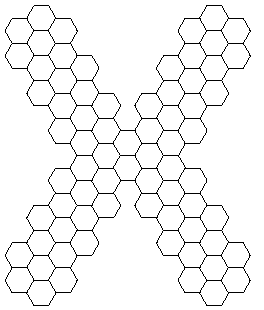
#> input picture riXkudo_empty.png, 264 x 310 px
$ jupyter execute parse_picture.ipynb   (shell and % lines are left out)
#> lines starting #> are read from the running program, lines starting #| are printed output that depends on the picture
[cell 1]
import matplotlib.pyplot as plt
import numpy as np
from matplotlib import image
import numpy.linalg as la

[cell 2]
img = image.imread("riXkudo_empty.png")
#> img is the input picture: shape (310, 264, 4) float32; mean R, G, B, A 0.443, 0.443, 0.443, 0.488
width, height, _ = img.shape
#> width = 310; height = 264
colors = {tuple(img[(x, y)]) for x in range(width) for y in range(height)}
#> colors = 3 items
print(colors)
#| {(0.0, 0.0, 0.0, 1.0), (1.0, 1.0, 1.0, 1.0), (0.0, 0.0, 0.0, 0.0)}

[cell 3]
white_col = (1, 1, 1, 1)

def same_col(col_a, col_b):
    return np.all(col_a == col_b)

visited = np.zeros((width, height), dtype=bool)

def neighbours(vertex):
    for dx, dy in [(-1, 0), (1, 0), (0, -1), (0, 1)]:
        new_vertex = (vertex[0] + dx, vertex[1] + dy)
        if new_vertex[0] >= 0 and new_vertex[0] < width and new_vertex[1] >= 0 and new_vertex[1] < height:
            yield new_vertex

def dfs(vertex):
    visited[vertex] = True
    yield vertex
    for neighbour in neighbours(vertex):
        if not visited[neighbour] and np.all(img[vertex] == img[neighbour]):
            for v in dfs(neighbour):
                yield v

clusters = []
for x in range(width):
    for y in range(height):
        vertex = (x, y)
        if not visited[vertex] and same_col(img[vertex], white_col):
            clusters.append(np.array([v for v in dfs(vertex)]))

len(clusters)
#> Out = 72

[cell 4]
centers = np.array([c.mean(axis=0) for c in clusters])
plt.imshow(img)
plt.scatter(centers[:,1], centers[:,0])
plt.show()
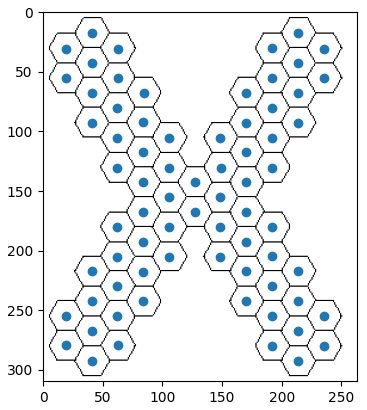
#> figure drawn by matplotlib, 1 panel

[cell 5]
distances = np.array([[la.norm(centers[i] - centers[j]) for i in range(len(centers))] for j in range(len(centers))])

[cell 6]
neighbour_ranks = [sorted(list(range(len(centers))), key=lambda j: distances[i][j]) for i in range(len(centers))]

edges = []
for i in range(len(centers)):
    min_dist = distances[i][neighbour_ranks[i][1]]
    real_neighbours = [j for j in range(len(centers)) if j != i and distances[i][j] <= 1.1 * min_dist]
    print(i, '->', real_neighbours)
    for j in real_neighbours:
        edges.append((i, j))

[cell 7]
plt.imshow(img)
for u, v in edges:
    plt.plot([centers[u, 1], centers[v, 1]], [centers[u, 0], centers[v, 0]], color='red')
plt.scatter(centers[:,1], centers[:,0])
plt.show()
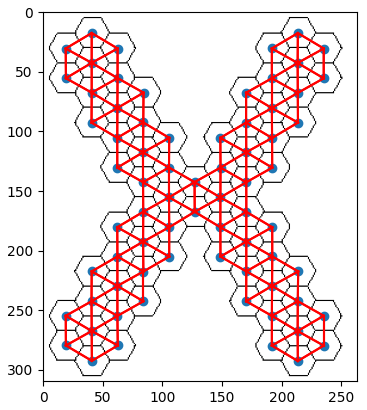
#> figure drawn by matplotlib, 1 panel

[cell 8]
plt.imshow(img)
for i in range(len(centers)):
    plt.text(centers[i,1] - 7, centers[i,0] + 5, str(i))
plt.savefig('riXkudo_numbering.png', dpi=100)
plt.show()

[cell 9]
with open('riXkudo_graph.txt', 'w') as f:
    print(len(centers), len(edges), file=f)
    for i, j in edges:
        print(i, j, file=f)

[cell 10]
solutions = [list(map(int, s.strip().split(' '))) for s in """0 2 8 6 3 9 13 16 12 18 22 28 32 37 40 46 50 56 60 66 70 67 64 61 57 54 51 44 47 41 38 42 45 48 52 58 62 68 65 71 69 63 59 55 53 49 43 39 36 34 31 25 17 21 15 11 5 7 1 4 10 14 20 27 24 30 33 35 29 23 26 19
0 2 8 6 3 9 13 16 12 18 22 28 32 37 40 46 50 56 60 66 70 67 64 61 57 54 51 44 47 41 38 42 45 48 52 58 62 68 65 71 69 63 59 55 53 49 43 39 36 34 31 25 17 21 15 11 5 7 1 4 10 14 20 27 24 30 33 35 29 26 23 19
0 2 8 6 3 9 13 16 12 18 22 28 32 37 40 46 50 56 60 66 70 67 64 61 57 54 51 44 47 41 38 42 45 48 52 58 62 68 65 71 69 63 59 55 53 49 43 39 36 34 31 25 21 17 15 11 5 7 1 4 10 14 20 27 24 30 33 35 29 23 26 19
0 2 8 6 3 9 13 16 12 18 22 28 32 37 40 46 50 56 60 66 70 67 64 61 57 54 51 44 47 41 38 42 45 48 52 58 62 68 65 71 69 63 59 55 53 49 43 39 36 34 31 25 21 17 15 11 5 7 1 4 10 14 20 27 24 30 33 35 29 26 23 19
0 2 8 6 3 9 13 16 12 18 22 28 32 37 40 46 50 56 60 66 70 67 64 61 57 54 51 44 47 41 38 42 45 48 52 58 62 68 65 71 69 63 59 55 53 49 43 39 36 34 31 25 21 15 11 5 1 7 4 10 17 14 20 27 24 30 33 35 29 23 26 19
0 2 8 6 3 9 13 16 12 18 22 28 32 37 40 46 50 56 60 66 70 67 64 61 57 54 51 44 47 41 38 42 45 48 52 58 62 68 65 71 69 63 59 55 53 49 43 39 36 34 31 25 21 15 11 5 1 7 4 10 17 14 20 27 24 30 33 35 29 26 23 19""".split('\n')]

plt.figure(figsize=(12, 8))
for i, solution in enumerate(solutions):
    plt.subplot(231 + i)
    plt.imshow(img)
    for u, v in zip(solution[:-1], solution[1:]):
        plt.plot([centers[u, 1], centers[v, 1]], [centers[u, 0], centers[v, 0]], color='red')
plt.savefig("riXkudoAllPathsSeparately.png")
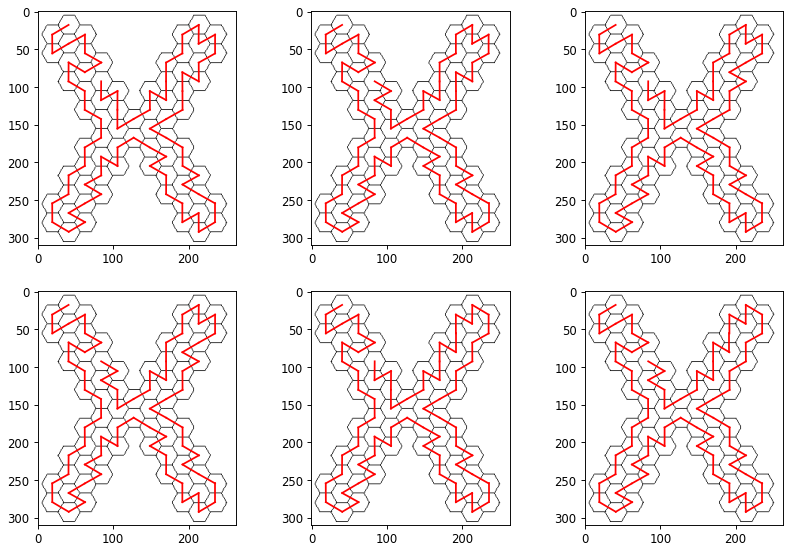
#> figure drawn by matplotlib, 6 panels
plt.show()


colors = ["red", "orange", "yellow", "green", "cyan", "blue"]
plt.figure(figsize=(12,8))
plt.imshow(img)
for i, solution in enumerate(solutions):
    for u, v in zip(solution[:-1], solution[1:]):
        plt.plot([centers[u, 1] + i, centers[v, 1] + i], [centers[u, 0] + i, centers[v, 0] + i], color=colors[i])
plt.savefig("riXkudoAllPathsTogether.png")
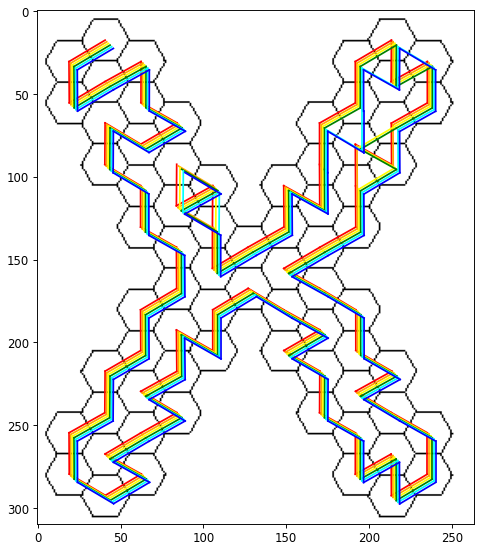
#> figure drawn by matplotlib, 1 panel
plt.show()
